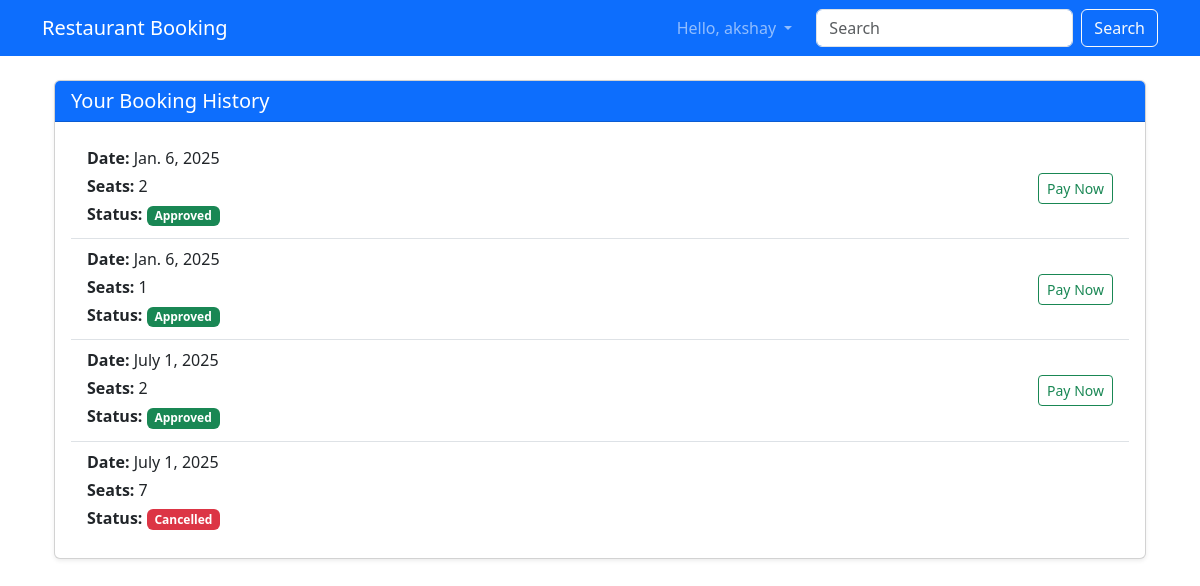
Screenshot of /history/ (signed in) with the database file from the repository.
### users/models.py (models this page shows)
class CustomUser(AbstractUser):
    ROLE_CHOICES = (('admin', 'Admin'), ('customer', 'Customer'))
    role = models.CharField(max_length=10, choices=ROLE_CHOICES, default='customer')

### restaurant/models.py (models this page shows, shortened)
class Booking(models.Model):
    STATUS_CHOICES = [('pending', 'Pending'), ('approved', 'Approved'), ('cancelled', 'Cancelled')]
    user = models.ForeignKey(settings.AUTH_USER_MODEL, on_delete=models.CASCADE)
    open_day = models.ForeignKey(OpenDay, on_delete=models.CASCADE)
    seats_booked = models.IntegerField()
    status = models.CharField(max_length=10, choices=STATUS_CHOICES, default='pending')
    created_at = models.DateTimeField(auto_now_add=True)
    razorpay_order_id = models.CharField(max_length=100, blank=True, null=True)
    is_paid = models.BooleanField(default=False)

class OpenDay(models.Model):
    date = models.DateField(unique=True)
    is_open = models.BooleanField(default=True)
    total_seats = models.IntegerField(default=0)

### restaurant/views.py (the view)
# urls.py: path('history/', booking_history, name='booking_history'),
@login_required
def booking_history(request):
    bookings = Booking.objects.filter(user=request.user)
    return render(request, 'restaurant/booking_history.html', {'bookings': bookings})

### templates/restaurant/booking_history.html
{% extends 'base.html' %}
{% block content %}
<div class="container mt-4">
    <div class="card shadow-sm">
        <div class="card-header bg-primary text-white">
            <h5 class="mb-0">Your Booking History</h5>
        </div>
        <div class="card-body">
            {% if bookings %}
                <ul class="list-group list-group-flush">
                    {% for booking in bookings %}
                        <li class="list-group-item d-flex justify-content-between align-items-center flex-wrap">
                            <div>
                                <p class="mb-1"><strong>Date:</strong> {{ booking.open_day.date }}</p>
                                <p class="mb-1"><strong>Seats:</strong> {{ booking.seats_booked }}</p>
                                <p class="mb-1">
                                    <strong>Status:</strong>
                                    <span class="badge
                                        {% if booking.status == 'approved' %}bg-success
                                        {% elif booking.status == 'pending' %}bg-warning text-dark
                                        {% else %}bg-danger{% endif %}">
                                        {{ booking.status|title }}
                                    </span>
                                </p>
                            </div>
                            <div>
                                {% if booking.status == 'approved' and not booking.is_paid %}
                                    <a href="{% url 'initiate_payment' booking.id %}" class="btn btn-outline-success btn-sm">Pay Now</a>
                                {% elif booking.is_paid %}
                                    <span class="badge bg-success">Paid ✅</span>
                                {% endif %}
                            </div>
                        </li>
                    {% endfor %}
                </ul>
            {% else %}
                <div class="alert alert-info mb-0">
                    You have no bookings yet.
                </div>
            {% endif %}
        </div>
    </div>
</div>
{% endblock %}

### templates/base.html (shortened to what this page needs)
<!DOCTYPE html>
<html>
<head>
    <link href="https://cdn.jsdelivr.net/npm/bootstrap@5.3.0/dist/css/bootstrap.min.css" rel="stylesheet">
</head>
<body>
<nav class="navbar navbar-expand-lg navbar-dark bg-primary">
  <div class="container">
    <a class="navbar-brand" href="{% url 'home' %}">Restaurant Booking</a>
    <div class="collapse navbar-collapse justify-content-end">
      <ul class="navbar-nav">
        {% if user.is_authenticated %}
          <li class="nav-item dropdown">
            <a class="nav-link dropdown-toggle" href="#" id="navbarDropdown" role="button" data-bs-toggle="dropdown" aria-expanded="false">
              Hello, {{ user.username }}
            </a>
          </li>
        {% else %}
          <li class="nav-item"><a class="nav-link" href="{% url 'login' %}">Login</a></li>
          <li class="nav-item"><a class="nav-link" href="{% url 'register' %}">Register</a></li>
        {% endif %}
      </ul>
      <form class="d-flex ms-3">
        <input class="form-control me-2" type="search" placeholder="Search" aria-label="Search">
        <button class="btn btn-outline-light" type="submit">Search</button>
      </form>
    </div>
  </div>
</nav>
<div class="container my-4">
    {% block content %}{% endblock %}
</div>
<div class="toast-container position-fixed top-0 end-0 p-3">
</div>
</body>
</html>

### templates/base.html (style rules this page uses)
.card { margin-bottom: 20px; }

### rows the page displays
CustomUser: username "akshay"
Booking: open_day "Jan. 6, 2025", seats_booked "2", status "Approved", is_paid "Pay Now"
Booking: open_day "Jan. 6, 2025", seats_booked "1", status "Approved", is_paid "Pay Now"
Booking: open_day "July 1, 2025", seats_booked "2", status "Approved", is_paid "Pay Now"
Booking: open_day "July 1, 2025", seats_booked "7", status "Cancelled"
